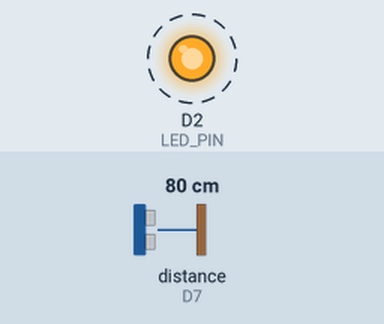
The sketch below on a simulated ESP8266 (NodeMCU). Shown: output pins drawn as LEDs (lit = HIGH). Wiring (inferred from the names in the program): ultrasonic range finder: trigger D6; echo D7. Dashed ring = blinking. The inputs (shaded band) are chosen by the test bench; at power-on: distance to the obstacle (sensor on D7) 80 cm. The echo pulse lasts 58.3 µs per cm; WiFi joins after 1.5 s; servers stay silent unless stated; uploads are accepted with an empty reply; pins used as bus, display or sensor lines are not drawn; what the sketch prints to the serial monitor is not drawn.

Above: at 2.8 s.
2.9 s: distance to the obstacle (sensor on D7) set to 4 cm
13.1 s: distance to the obstacle (sensor on D7) set to 2 cm
At 13.6 s:
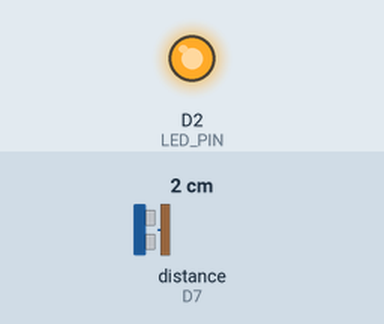
23.1 s: distance to the obstacle (sensor on D7) set to 9 cm
At 31.7 s:
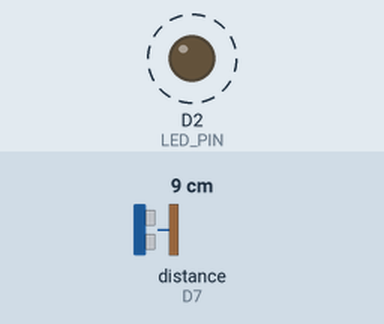
Timing chart, 0 to 34.1 s (numbered marks = the images above; inputs shaded):
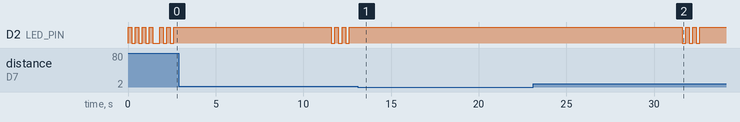

The sketch:

binsense-firmware.ino
```cpp
/**
 * BinSense Firmware
 * ESP8266 + HC-SR04 ultrasonic sensor + Status LED
 *
 * Measures bin fill level and POSTs the reading to the backend every
 * READ_INTERVAL_MS milliseconds.
 *
 * Required libraries (install via Arduino Library Manager):
 *   - ArduinoJson  (by Benoit Blanchon, v6.x)
 *
 * Built-in libraries (included with ESP8266 board package):
 *   - ESP8266WiFi
 *   - ESP8266HTTPClient
 *   - WiFiClientSecure
 *
 * LED behaviour:
 *   Blinking fast  → Connecting to WiFi
 *   Steady ON      → Connected and idle
 *   3 quick blinks → Transmitting a reading
 */

#include <ESP8266WiFi.h>
#include <ESP8266HTTPClient.h>
#include <WiFiClientSecure.h>
#include <ArduinoJson.h>
#include "config.h"

// ─── State ────────────────────────────────────────────────────────────────────
static unsigned long lastReadingTime = 0;

// ─── LED helpers ──────────────────────────────────────────────────────────────

/** Blink the LED `times` times then restore steady ON. */
void blinkLed(int times, int halfPeriodMs) {
  for (int i = 0; i < times; i++) {
    digitalWrite(LED_PIN, LOW);
    delay(halfPeriodMs);
    digitalWrite(LED_PIN, HIGH);
    if (i < times - 1) delay(halfPeriodMs);  // no trailing delay after last blink
  }
}

// ─── Sensor ───────────────────────────────────────────────────────────────────

/**
 * Fire the HC-SR04 and return the measured distance in centimetres.
 * Returns -1.0 on timeout (no echo / object out of range).
 */
float measureDistanceCm() {
  digitalWrite(TRIG_PIN, LOW);
  delayMicroseconds(4);  // slightly longer settle

  digitalWrite(TRIG_PIN, HIGH);
  delayMicroseconds(10);
  digitalWrite(TRIG_PIN, LOW);

  // Wait for ECHO to go LOW first (in case it's stuck HIGH)
  // then measure the actual pulse
  long duration = pulseIn(ECHO_PIN, HIGH, PULSE_TIMEOUT_US);

  if (duration == 0) return -1.0f;

  // Sanity range check — HC-SR04 is rated 2cm–400cm
  float distance = (duration * SOUND_SPEED_CM_US) / 2.0f;
  if (distance < 2.0f || distance > 400.0f) {
    Serial.print("[Sensor] Out-of-range reading: ");
    Serial.println(distance);
    return -1.0f;
  }

  return distance;
}

// ─── Network ──────────────────────────────────────────────────────────────────

/** Block until WiFi is connected; blink LED while waiting. */
void connectWiFi() {
  Serial.print("[WiFi] Connecting to ");
  Serial.println(WIFI_SSID);

  WiFi.mode(WIFI_STA);
  WiFi.begin(WIFI_SSID, WIFI_PASSWORD);

  while (WiFi.status() != WL_CONNECTED) {
    digitalWrite(LED_PIN, !digitalRead(LED_PIN));  // toggle — fast blink
    delay(BLINK_INTERVAL_MS);
    Serial.print(".");
  }

  Serial.println();
  Serial.print("[WiFi] Connected — IP: ");
  Serial.println(WiFi.localIP());

  digitalWrite(LED_PIN, HIGH);  // Steady ON — connected
}

/**
 * POST the reading to the backend.
 * @return true on HTTP 201, false otherwise.
 */
bool sendReading(float distanceCm) {
  if (WiFi.status() != WL_CONNECTED) {
    return false;
  }

  WiFiClientSecure client;
  HTTPClient http;

  client.setInsecure();
  http.begin(client, SERVER_URL);
  http.addHeader("Content-Type", "application/json");
  http.addHeader("x-api-key", DEVICE_API_KEY);

  // Build JSON payload
  StaticJsonDocument<128> doc;
  doc["binId"]      = BIN_ID;
  doc["distanceCm"] = roundf(distanceCm * 100.0f) / 100.0f;  // 2 d.p.

  String payload;
  serializeJson(doc, payload);

  Serial.print("[HTTP] POST → ");
  Serial.println(payload);

  int statusCode = http.POST(payload);
  http.end();

  Serial.print("[HTTP] Response code: ");
  Serial.println(statusCode);

  return statusCode == 201;
}

// ─── Setup ────────────────────────────────────────────────────────────────────
void setup() {
  Serial.begin(9600);
  Serial.println("\n[BinSense] Firmware starting...");

  pinMode(TRIG_PIN, OUTPUT);
  pinMode(ECHO_PIN, INPUT);
  pinMode(LED_PIN,  OUTPUT);
  digitalWrite(LED_PIN, LOW);  // Off until WiFi connects

  connectWiFi();
}

// ─── Loop ─────────────────────────────────────────────────────────────────────
void loop() {
  unsigned long now = millis();

  // Send on first boot (lastReadingTime == 0) and every READ_INTERVAL_MS after
  bool shouldRead = (lastReadingTime == 0) ||
                    (now - lastReadingTime >= READ_INTERVAL_MS);

  if (!shouldRead) return;

  lastReadingTime = now;

  // Measure
  float distance = measureDistanceCm();

  if (distance < 0.0f) {
    Serial.println("[Sensor] Error — no echo received. Check wiring.");
    return;
  }

  Serial.print("[Sensor] Distance: ");
  Serial.print(distance, 2);
  Serial.println(" cm");

  // Signal transmission start
  blinkLed(3, BLINK_INTERVAL_MS);

  // Send
  bool ok = sendReading(distance);

  if (ok) {
    Serial.println("[BinSense] Reading sent successfully.");
  } else {
    Serial.println("[BinSense] Failed to send reading.");
    if (WiFi.status() != WL_CONNECTED) {
      Serial.println("[WiFi] Connection lost — reconnecting...");
      connectWiFi();
    }
  }
}
```

config.h
```cpp
#ifndef CONFIG_H
#define CONFIG_H

// ─── WiFi ─────────────────────────────────────────────────────────────────────
#define WIFI_SSID      "Wirespot"
#define WIFI_PASSWORD  "W12345678T"

// ─── Backend ──────────────────────────────────────────────────────────────────
// Replace with your deployed backend URL or local IP during development
// e.g. "https://your-app.onrender.com/api/readings"
#define SERVER_URL     "https://binsense-be.onrender.com/api/readings"
#define DEVICE_API_KEY "bs_4e8a1f3c9b2d6e0f5a7c3b8d1e4f2a9c"

// ─── Bin ──────────────────────────────────────────────────────────────────────
#define BIN_ID         "BIN-001"
#define BIN_HEIGHT_CM  60.0f  // Physical interior height of the bin in centimetres

// ─── Pins (NodeMCU ESP8266) ───────────────────────────────────────────────────
// HC-SR04 ultrasonic sensor
#define TRIG_PIN  D6  // GPIO12 → HC-SR04 TRIG
#define ECHO_PIN  D7  // GPIO13 → HC-SR04 ECHO

// External LED (connect anode to pin through a 220Ω resistor, cathode to GND)
#define LED_PIN   D2  // GPIO4

// ─── Timing ───────────────────────────────────────────────────────────────────
#define READ_INTERVAL_MS   10000UL  // Interval between readings (10 seconds)
#define BLINK_INTERVAL_MS  200      // LED blink half-period during events

// ─── Sensor ───────────────────────────────────────────────────────────────────
#define SOUND_SPEED_CM_US  0.034f   // Speed of sound in cm/µs at ~20°C
#define PULSE_TIMEOUT_US   30000UL  // pulseIn timeout (≈ 510 cm max range)

#endif  // CONFIG_H
```

Measured:
- the behaviour switches between 3 and 2 cm on distance to the obstacle (sensor on D7) (found by bisection; images 0 and 1)
- after the input at 13.1 s, D2 (LED_PIN): stops changing and stays HIGH
- after the input at 23.1 s, D2 (LED_PIN): alternates HIGH for 0.20 s and LOW for 0.20 s, 6 changes in all, then stays HIGH, starting after 8.5 s
